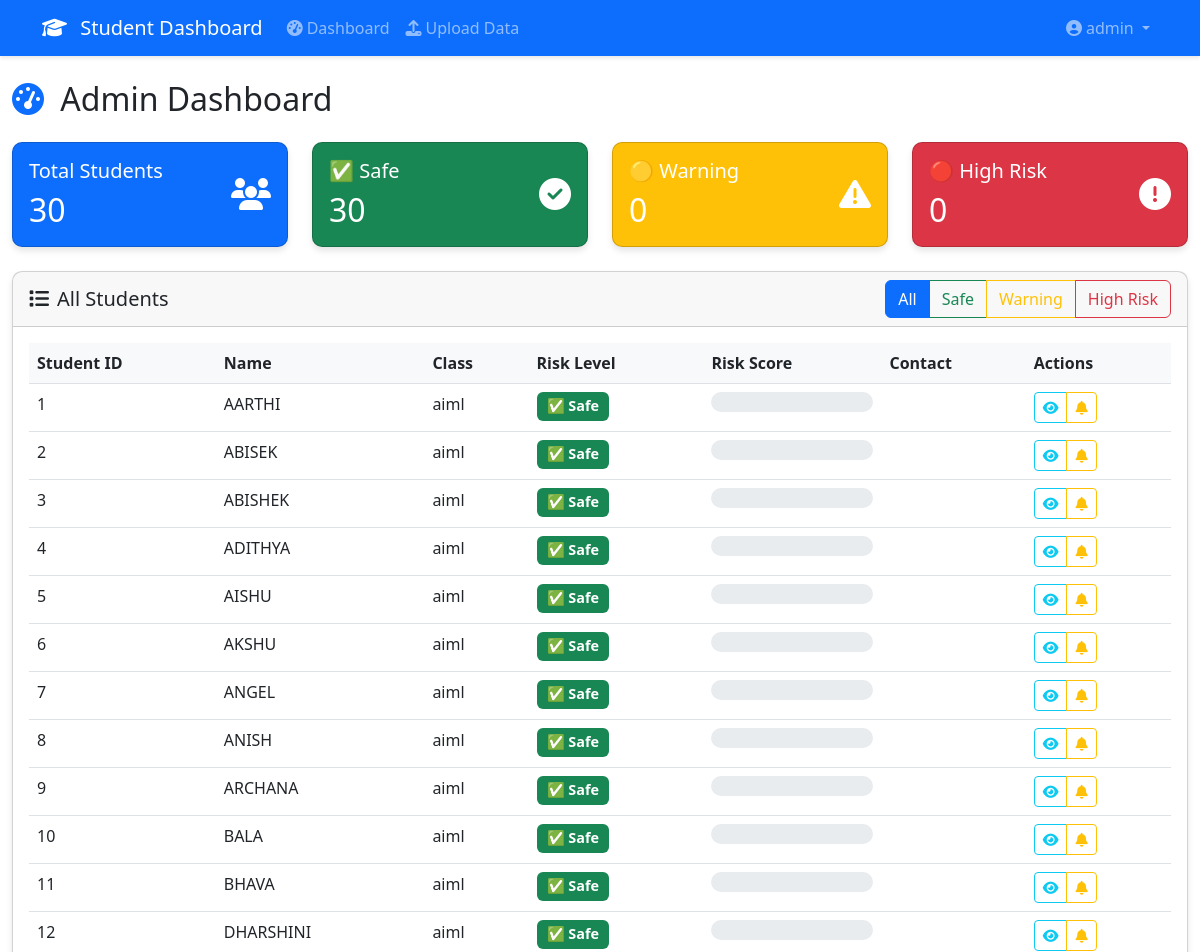
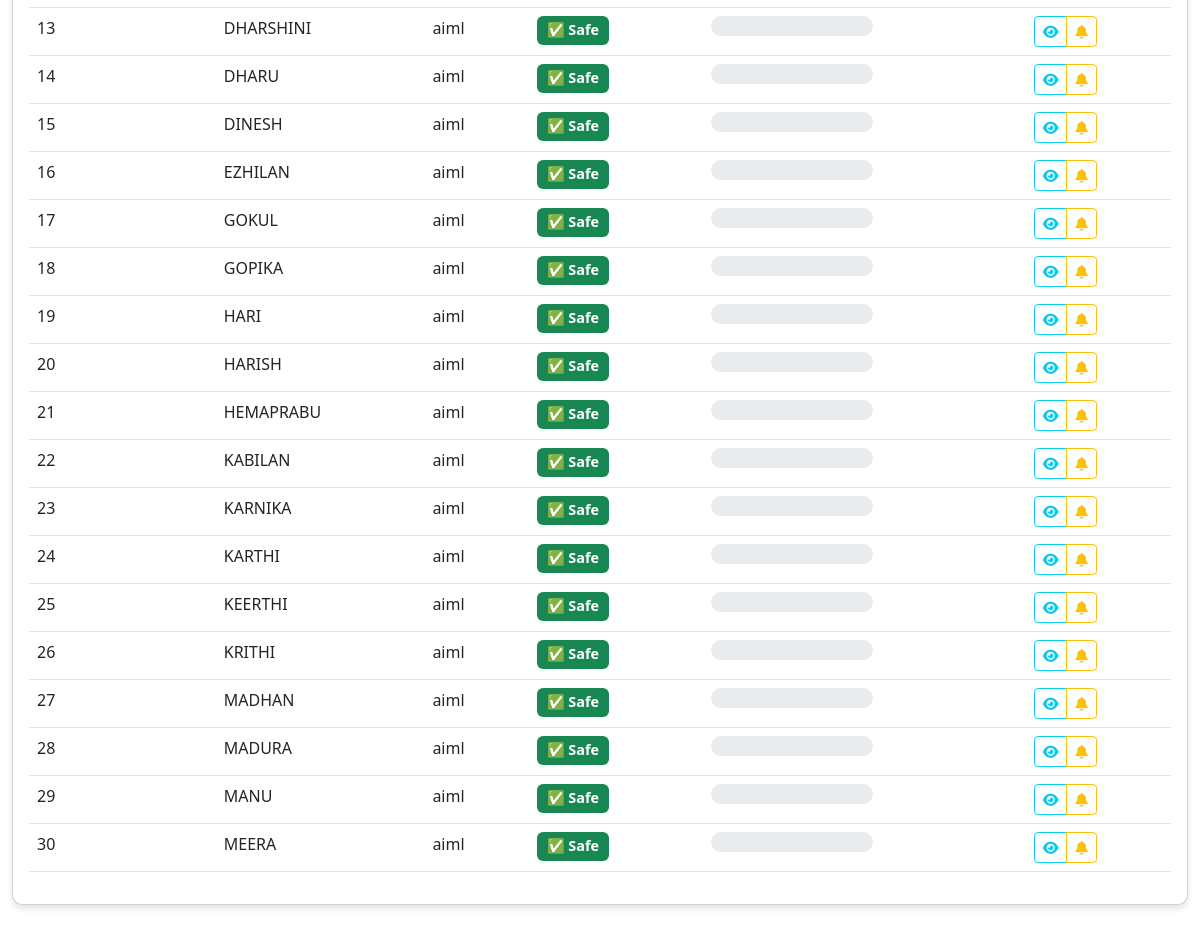
The app's page /admin/dashboard (signed in) with its own data (2 pictures, top to bottom).
### app.py (models this page shows, shortened)
class User(UserMixin, db.Model):
    id = db.Column(db.Integer, primary_key=True)
    username = db.Column(db.String(80), unique=True, nullable=False)
    email = db.Column(db.String(120), unique=True, nullable=False)
    password_hash = db.Column(db.String(255), nullable=False)
    role = db.Column(db.String(20), nullable=False, default='student')  # student, faculty, admin
    created_at = db.Column(db.DateTime, default=datetime.utcnow)

class Student(db.Model):
    id = db.Column(db.Integer, primary_key=True)
    student_id = db.Column(db.String(20), unique=True, nullable=False)
    name = db.Column(db.String(100), nullable=False)
    class_name = db.Column(db.String(20), nullable=False)
    email = db.Column(db.String(120))
    phone = db.Column(db.String(20))
    guardian_email = db.Column(db.String(120))
    guardian_phone = db.Column(db.String(20))
    current_risk_level = db.Column(db.String(20), default='safe')  # safe, warning, high_risk
    risk_score = db.Column(db.Float, default=0.0)
    created_at = db.Column(db.DateTime, default=datetime.utcnow)

### app.py (the view)
@app.route('/admin/dashboard')
@login_required
def admin_dashboard():
    if current_user.role != 'admin':
        flash('Access denied!', 'error')
        return redirect(url_for('index'))
    total_students = Student.query.count()
    safe_count = Student.query.filter_by(current_risk_level='safe').count()
    warning_count = Student.query.filter_by(current_risk_level='warning').count()
    high_risk_count = Student.query.filter_by(current_risk_level='high_risk').count()
    recent_assessments = RiskAssessment.query.order_by(RiskAssessment.assessment_date.desc()).limit(10).all()
    students = Student.query.all()
    return render_template('admin_dashboard.html',
                         total_students=total_students,
                         safe_count=safe_count,
                         warning_count=warning_count,
                         high_risk_count=high_risk_count,
                         students=students,
                         recent_assessments=recent_assessments)

### app.py (called while the page is built)
@login_manager.user_loader
def load_user(user_id):
    return User.query.get(int(user_id))

### templates/admin_dashboard.html (shortened to what this page needs)
{% extends "base.html" %}
{% block content %}
<div class="row">
    <div class="col-12">
        <h2 class="mb-4">
            <i class="fas fa-tachometer-alt text-primary me-2"></i>
            Admin Dashboard
        </h2>
    </div>
</div>
<div class="row mb-4">
    <div class="col-md-3">
        <div class="card bg-primary text-white">
            <div class="card-body">
                <div class="d-flex justify-content-between">
                    <div>
                        <h5 class="card-title">Total Students</h5>
                        <h2 class="mb-0">{{ total_students }}</h2>
                    </div>
                    <div class="align-self-center">
                        <i class="fas fa-users fa-2x"></i>
                    </div>
                </div>
            </div>
        </div>
    </div>
    <div class="col-md-3">
        <div class="card bg-success text-white">
            <div class="card-body">
                <div class="d-flex justify-content-between">
                    <div>
                        <h5 class="card-title">✅ Safe</h5>
                        <h2 class="mb-0">{{ safe_count }}</h2>
                    </div>
                    <div class="align-self-center">
                        <i class="fas fa-check-circle fa-2x"></i>
                    </div>
                </div>
            </div>
        </div>
    </div>
    <div class="col-md-3">
        <div class="card bg-warning text-white">
            <div class="card-body">
                <div class="d-flex justify-content-between">
                    <div>
                        <h5 class="card-title">🟡 Warning</h5>
                        <h2 class="mb-0">{{ warning_count }}</h2>
                    </div>
                    <div class="align-self-center">
                        <i class="fas fa-exclamation-triangle fa-2x"></i>
                    </div>
                </div>
            </div>
        </div>
    </div>
    <div class="col-md-3">
        <div class="card bg-danger text-white">
            <div class="card-body">
                <div class="d-flex justify-content-between">
                    <div>
                        <h5 class="card-title">🔴 High Risk</h5>
                        <h2 class="mb-0">{{ high_risk_count }}</h2>
                    </div>
                    <div class="align-self-center">
                        <i class="fas fa-exclamation-circle fa-2x"></i>
                    </div>
                </div>
            </div>
        </div>
    </div>
</div>
<div class="row">
    <div class="col-12">
        <div class="card">
            <div class="card-header d-flex justify-content-between align-items-center">
                <h5 class="mb-0">
                    <i class="fas fa-list me-2"></i>All Students
                </h5>
                <div>
                    <div class="btn-group" role="group">
                        <label class="btn btn-outline-primary" for="all">All</label>
                        <label class="btn btn-outline-success" for="safe">Safe</label>
                        <label class="btn btn-outline-warning" for="warning">Warning</label>
                        <label class="btn btn-outline-danger" for="high_risk">High Risk</label>
                    </div>
                </div>
            </div>
            <div class="card-body">
                {% if students %}
                    <div class="table-responsive">
                        <table class="table table-hover" id="studentsTable">
                            <thead>
                                <tr>
                                    <th>Student ID</th>
                                    <th>Name</th>
                                    <th>Class</th>
                                    <th>Risk Level</th>
                                    <th>Risk Score</th>
                                    <th>Contact</th>
                                    <th>Actions</th>
                                </tr>
                            </thead>
                            <tbody>
                                {% for student in students %}
                                <tr data-risk="{{ student.current_risk_level }}">
                                    <td>{{ student.student_id }}</td>
                                    <td>{{ student.name }}</td>
                                    <td>{{ student.class_name }}</td>
                                    <td>
                                        {% if student.current_risk_level == 'safe' %}
                                            <span class="badge bg-success">✅ Safe</span>
                                        {% elif student.current_risk_level == 'warning' %}
                                            <span class="badge bg-warning">🟡 Warning</span>
                                        {% else %}
                                            <span class="badge bg-danger">🔴 High Risk</span>
                                        {% endif %}
                                    </td>
                                    <td>
                                        <div class="progress" style="height: 20px;">
                                        </div>
                                    </td>
                                    <td>
                                    </td>
                                    <td>
                                        <div class="btn-group btn-group-sm">
                                            <button class="btn btn-outline-info" title="View Details">
                                                <i class="fas fa-eye"></i>
                                            </button>
                                            <button class="btn btn-outline-warning" title="Send Alert">
                                                <i class="fas fa-bell"></i>
                                            </button>
                                        </div>
                                    </td>
                                </tr>
                                {% endfor %}
                            </tbody>
                        </table>
                    </div>
                {% endif %}
            </div>
        </div>
    </div>
</div>
{% endblock %}

### templates/base.html (shortened to what this page needs)
<!DOCTYPE html>
<html lang="en">
<head>
    <link href="https://cdn.jsdelivr.net/npm/bootstrap@5.3.0/dist/css/bootstrap.min.css" rel="stylesheet">
    <link href="https://cdnjs.cloudflare.com/ajax/libs/font-awesome/6.4.0/css/all.min.css" rel="stylesheet">
    <link href="{{ url_for('static', filename='css/custom.css') }}" rel="stylesheet">
</head>
<body>
    <nav class="navbar navbar-expand-lg navbar-dark bg-primary">
        <div class="container">
            <a class="navbar-brand" href="{{ url_for('index') }}">
                <i class="fas fa-graduation-cap me-2"></i>
                Student Dashboard
            </a>
            <div class="collapse navbar-collapse" id="navbarNav">
                <ul class="navbar-nav me-auto">
                    {% if current_user.is_authenticated %}
                        {% if current_user.role == 'admin' %}
                            <li class="nav-item">
                                <a class="nav-link" href="{{ url_for('admin_dashboard') }}">
                                    <i class="fas fa-tachometer-alt me-1"></i>Dashboard
                                </a>
                            </li>
                            <li class="nav-item">
                                <a class="nav-link" href="{{ url_for('upload_data') }}">
                                    <i class="fas fa-upload me-1"></i>Upload Data
                                </a>
                            </li>
                        {% else %}
                            <li class="nav-item">
                                <a class="nav-link" href="{{ url_for('student_dashboard') }}">
                                    <i class="fas fa-user me-1"></i>My Progress
                                </a>
                            </li>
                        {% endif %}
                    {% endif %}
                </ul>
                <ul class="navbar-nav">
                    {% if current_user.is_authenticated %}
                        <li class="nav-item dropdown">
                            <a class="nav-link dropdown-toggle" href="#" id="navbarDropdown" role="button" data-bs-toggle="dropdown">
                                <i class="fas fa-user-circle me-1"></i>{{ current_user.username }}
                            </a>
                        </li>
                    {% endif %}
                </ul>
            </div>
        </div>
    </nav>
    <main class="container-fluid py-4">
        {% block content %}{% endblock %}
    </main>
</body>
</html>

### static/css/custom.css (style rules this page uses)
.card { border-radius: 10px; box-shadow: 0 4px 6px rgba(0, 0, 0, 0.1); transition: transform 0.2s; }
.navbar { box-shadow: 0 2px 4px rgba(0, 0, 0, 0.1); }
.progress { border-radius: 10px; }
.table th { border-top: none; font-weight: 600; background-color: #f8f9fa; }
.badge { font-size: 0.9em; padding: 0.5em 0.7em; }
.btn-group-sm > .btn { border-radius: 4px; }

### records on screen
User: username "admin"
Student: student_id "1", name "AARTHI", class_name "aiml", current_risk_level "✅ Safe"
Student: student_id "2", name "ABISEK", class_name "aiml", current_risk_level "✅ Safe"
Student: student_id "3", name "ABISHEK", class_name "aiml", current_risk_level "✅ Safe"
Student: student_id "4", name "ADITHYA", class_name "aiml", current_risk_level "✅ Safe"
Student: student_id "5", name "AISHU", class_name "aiml", current_risk_level "✅ Safe"
Student: student_id "6", name "AKSHU", class_name "aiml", current_risk_level "✅ Safe"
Student: student_id "7", name "ANGEL", class_name "aiml", current_risk_level "✅ Safe"
Student: student_id "8", name "ANISH", class_name "aiml", current_risk_level "✅ Safe"
Student: student_id "9", name "ARCHANA", class_name "aiml", current_risk_level "✅ Safe"
Student: student_id "10", name "BALA", class_name "aiml", current_risk_level "✅ Safe"
Student: student_id "11", name "BHAVA", class_name "aiml", current_risk_level "✅ Safe"
Student: student_id "12", name "DHARSHINI", class_name "aiml", current_risk_level "✅ Safe"
Student: student_id "13", name "DHARSHINI", class_name "aiml", current_risk_level "✅ Safe"
Student: student_id "14", name "DHARU", class_name "aiml", current_risk_level "✅ Safe"
Student: student_id "15", name "DINESH", class_name "aiml", current_risk_level "✅ Safe"
Student: student_id "16", name "EZHILAN", class_name "aiml", current_risk_level "✅ Safe"
Student: student_id "17", name "GOKUL", class_name "aiml", current_risk_level "✅ Safe"
Student: student_id "18", name "GOPIKA", class_name "aiml", current_risk_level "✅ Safe"
Student: student_id "19", name "HARI", class_name "aiml", current_risk_level "✅ Safe"
Student: student_id "20", name "HARISH", class_name "aiml", current_risk_level "✅ Safe"
Student: student_id "21", name "HEMAPRABU", class_name "aiml", current_risk_level "✅ Safe"
Student: student_id "22", name "KABILAN", class_name "aiml", current_risk_level "✅ Safe"
Student: student_id "23", name "KARNIKA", class_name "aiml", current_risk_level "✅ Safe"
Student: student_id "24", name "KARTHI", class_name "aiml", current_risk_level "✅ Safe"
Student: student_id "25", name "KEERTHI", class_name "aiml", current_risk_level "✅ Safe"
Student: student_id "26", name "KRITHI", class_name "aiml", current_risk_level "✅ Safe"
Student: student_id "27", name "MADHAN", class_name "aiml", current_risk_level "✅ Safe"
Student: student_id "28", name "MADURA", class_name "aiml", current_risk_level "✅ Safe"
Student: student_id "29", name "MANU", class_name "aiml", current_risk_level "✅ Safe"
Student: student_id "30", name "MEERA", class_name "aiml", current_risk_level "✅ Safe"

### other values on screen
{{ total_students }} "30"
{{ safe_count }} "30"
{{ warning_count }} "0"
{{ high_risk_count }} "0"
